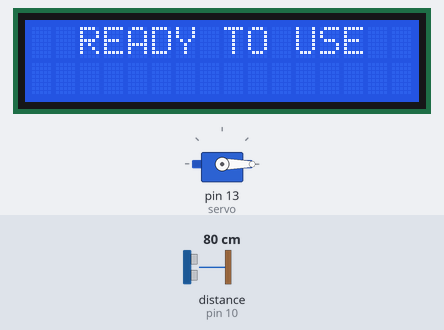
Simulated run of this sketch. Board: Arduino Uno, built with avr-gcc and run on an emulated ATmega328P. Parts: 16×2 character LCD, servo. Wiring (inferred from the names in the program): ultrasonic range finder: trigger pin 9; echo pin 10. Inputs (shaded band) come from the test bench; at power-on: distance to the obstacle (sensor on pin 10) 80 cm. The echo pulse lasts 58.3 µs per cm; what the sketch prints to the serial monitor is not drawn.

Above: at 4.2 s.
4.3 s: distance to the obstacle (sensor on pin 10) set to 12 cm
5.8 s: distance to the obstacle (sensor on pin 10) set to 9 cm
At 6.2 s:
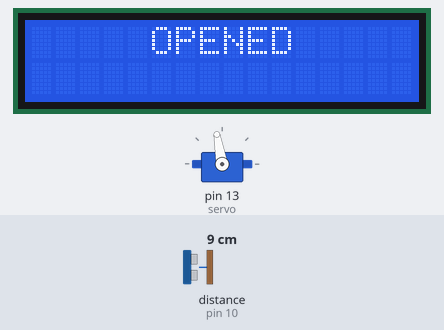
8.8 s: distance to the obstacle (sensor on pin 10) set to 18 cm
At 9.9 s:
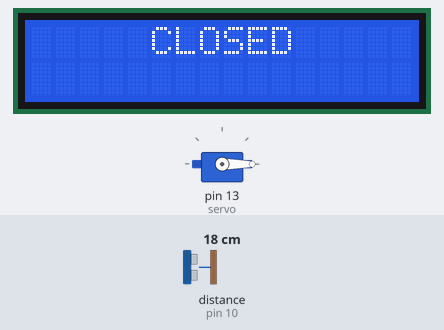
10.3 s: distance to the obstacle (sensor on pin 10) set to 2 cm
At 10.8 s:
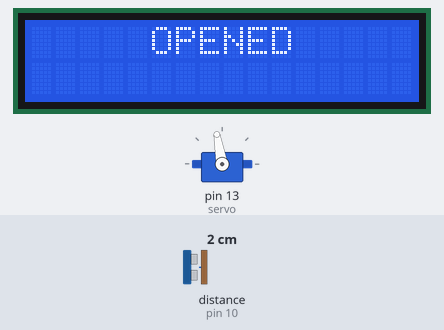
Timing chart, 0 to 13.8 s (numbered marks = the images above; inputs shaded):
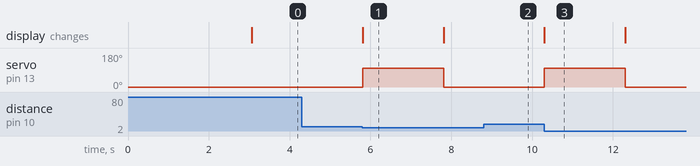

The sketch:

ServoMotorTrashCan.ino
```cpp
#include <Servo.h>
#include <LiquidCrystal.h>

// Initialize the library by associating any needed LCD interface pin
// with the arduino pin number it is connected to
const int rs = 7, en = 6, d4 = 5, d5 = 4, d6 = 3, d7 = 2;
LiquidCrystal lcd(rs, en, d4, d5, d6, d7);

// State of the trash can
enum Lid {
  OPENED, // The trash lid is currently open
  CLOSED, // The trash lid is currently closed
};

Servo servo; // Creating a servo object
Lid lidState = CLOSED; // Initial state of the trash can is closed

// Set pins for the motion sensor
const int trigPin = 9;
const int echoPin = 10;

// Used for recording data from the motion sensor
long duration;
int distance;

void setup() {

  // Initializing LCD
  lcd.begin(16,2); // These are the dimensions
  lcd.setCursor(3, 0);
  lcd.print("TURNING ON"); // Make this print to the LED screen

  // Initializing the servo
  servo.attach(13); // Using pin 13 for signals
  servo.write(0); // Sets the starting angle of the servo

  // Initializing the sensor
  pinMode(trigPin, OUTPUT);
  pinMode(echoPin, INPUT);
  Serial.begin(9600);

  // Setup the Trash Can
  delay(3000); // Wait 3 seconds before beginning
  lcd.setCursor(3, 0);
  lcd.print("               "); // Clear
  lcd.setCursor(2, 0);
  lcd.print("READY TO USE");
}

void loop() {

  digitalWrite(trigPin,LOW);
  delayMicroseconds(2);

  digitalWrite(trigPin, HIGH);
  delayMicroseconds(10);
  digitalWrite(trigPin, LOW);

  // Calculate the current state of the motion sensor
  duration = pulseIn(echoPin, HIGH);
  distance = duration*0.034/2;

  // See if the distance changed dirastically
  if(distance < 10){
    // The trash can lid needs to either be opened of closed

    if(lidState == CLOSED){
      // Open the lid and change the state
      Serial.println("OPEN THE LID!");
      servo.write(100); // Changes the servo angle
      //delay(1000);
      lcd.setCursor(0, 0);
      lcd.print("                    "); // Clear
      lcd.setCursor(5, 0);
      lcd.print("OPENED");
      lidState = OPENED;
    }
    else if(lidState == OPENED){
      Serial.println("CLOSE THE LID!");
      servo.write(0); // Changes the servo angle
      //delay(1000);
      lcd.setCursor(0, 0);
      lcd.print("                     "); // Clear
      lcd.setCursor(5, 0);
      lcd.print("CLOSED");
      lidState = CLOSED;
    }
    else{
      // This should never happen
      Serial.println("ERROR! The lid states are malfunctioning!");
    }

    delay(2000); // Gives time in between the open and close
  }

}
```

Measured:
- the behaviour switches between 11 and 10 cm on distance to the obstacle (sensor on pin 10) (found by bisection; images 0 and 1)
- after the input at 4.3 s, every drawn part: stays the same
- after the input at 5.8 s, servo on pin 13 (servo): 0° → 100° at once, → 0° 2.0 s later; the display: changes at once (image 1)
- after the input at 8.8 s, servo on pin 13 (servo): stays 0° (without the input it goes to 100° after 1.0 s)
- after the input at 10.3 s, servo on pin 13 (servo): 0° → 100° at once, → 0° 2.0 s later; the display: changes at once (image 3)
- what the display in image 1 shows lasts 2.0 s, from 5.8 s to 7.8 s
